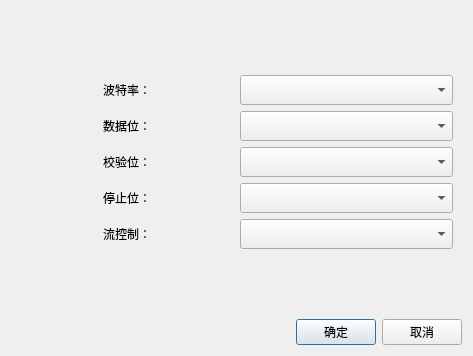
<?xml version="1.0" encoding="UTF-8"?>
<ui version="4.0">
 <class>serialport</class>
 <widget class="QDialog" name="serialport">
  <property name="geometry">
   <rect>
    <x>0</x>
    <y>0</y>
    <width>473</width>
    <height>356</height>
   </rect>
  </property>
  <property name="windowTitle">
   <string>Dialog</string>
  </property>
  <layout class="QGridLayout" name="gridLayout_3">
   <item row="0" column="0">
    <widget class="QWidget" name="widget" native="true">
     <property name="minimumSize">
      <size>
       <width>0</width>
       <height>300</height>
      </size>
     </property>
     <layout class="QGridLayout" name="gridLayout_2">
      <item row="0" column="0">
       <layout class="QGridLayout" name="gridLayout">
        <item row="0" column="0">
         <widget class="QLabel" name="label">
          <property name="text">
           <string>波特率：</string>
          </property>
          <property name="alignment">
           <set>Qt::AlignCenter</set>
          </property>
         </widget>
        </item>
        <item row="0" column="1">
         <widget class="QComboBox" name="comboBox_btl">
          <property name="minimumSize">
           <size>
            <width>0</width>
            <height>30</height>
           </size>
          </property>
         </widget>
        </item>
        <item row="1" column="0">
         <widget class="QLabel" name="label_2">
          <property name="text">
           <string>数据位：</string>
          </property>
          <property name="alignment">
           <set>Qt::AlignCenter</set>
          </property>
         </widget>
        </item>
        <item row="1" column="1">
         <widget class="QComboBox" name="comboBox_data">
          <property name="minimumSize">
           <size>
            <width>0</width>
            <height>30</height>
           </size>
          </property>
         </widget>
        </item>
        <item row="2" column="0">
         <widget class="QLabel" name="label_3">
          <property name="text">
           <string>校验位：</string>
          </property>
          <property name="alignment">
           <set>Qt::AlignCenter</set>
          </property>
         </widget>
        </item>
        <item row="2" column="1">
         <widget class="QComboBox" name="comboBox_xiaoy">
          <property name="minimumSize">
           <size>
            <width>0</width>
            <height>30</height>
           </size>
          </property>
         </widget>
        </item>
        <item row="3" column="0">
         <widget class="QLabel" name="label_4">
          <property name="text">
           <string>停止位：</string>
          </property>
          <property name="alignment">
           <set>Qt::AlignCenter</set>
          </property>
         </widget>
        </item>
        <item row="3" column="1">
         <widget class="QComboBox" name="comboBox_stop">
          <property name="minimumSize">
           <size>
            <width>0</width>
            <height>30</height>
           </size>
          </property>
         </widget>
        </item>
        <item row="4" column="0">
         <widget class="QLabel" name="label_5">
          <property name="text">
           <string>流控制：</string>
          </property>
          <property name="alignment">
           <set>Qt::AlignCenter</set>
          </property>
         </widget>
        </item>
        <item row="4" column="1">
         <widget class="QComboBox" name="comboBox_flow">
          <property name="minimumSize">
           <size>
            <width>0</width>
            <height>30</height>
           </size>
          </property>
         </widget>
        </item>
       </layout>
      </item>
     </layout>
    </widget>
   </item>
   <item row="1" column="0">
    <layout class="QHBoxLayout" name="horizontalLayout">
     <item>
      <spacer name="horizontalSpacer">
       <property name="orientation">
        <enum>Qt::Horizontal</enum>
       </property>
       <property name="sizeHint" stdset="0">
        <size>
         <width>98</width>
         <height>20</height>
        </size>
       </property>
      </spacer>
     </item>
     <item>
      <widget class="QPushButton" name="okButton">
       <property name="text">
        <string>确定</string>
       </property>
      </widget>
     </item>
     <item>
      <widget class="QPushButton" name="cancelButton">
       <property name="text">
        <string>取消</string>
       </property>
      </widget>
     </item>
    </layout>
   </item>
  </layout>
 </widget>
 <resources/>
 <connections>
  <connection>
   <sender>okButton</sender>
   <signal>clicked()</signal>
   <receiver>serialport</receiver>
   <slot>accept()</slot>
   <hints>
    <hint type="sourcelabel">
     <x>344</x>
     <y>330</y>
    </hint>
    <hint type="destinationlabel">
     <x>236</x>
     <y>177</y>
    </hint>
   </hints>
  </connection>
  <connection>
   <sender>cancelButton</sender>
   <signal>clicked()</signal>
   <receiver>serialport</receiver>
   <slot>reject()</slot>
   <hints>
    <hint type="sourcelabel">
     <x>425</x>
     <y>330</y>
    </hint>
    <hint type="destinationlabel">
     <x>236</x>
     <y>177</y>
    </hint>
   </hints>
  </connection>
 </connections>
</ui>
